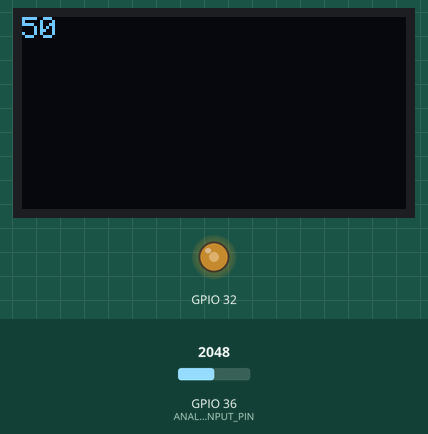
Bench run of a program on a simulated ESP32. Shown: 128×64 one-colour display, output pins drawn as LEDs (lit = HIGH). Inputs (shaded band) come from the test bench; at power-on: GPIO 36 (ANALOG_INPUT_PIN) = 2048 (analog values on the 0–4095 scale). What the program prints to the serial monitor is not drawn.

Above: at 1.2 s.
1.3 s: GPIO 36 (ANALOG_INPUT_PIN) set to 2866
At 2.5 s:
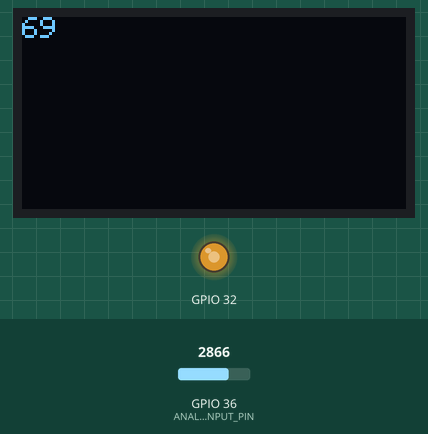
2.8 s: GPIO 36 (ANALOG_INPUT_PIN) set to 3603
At 4.0 s:
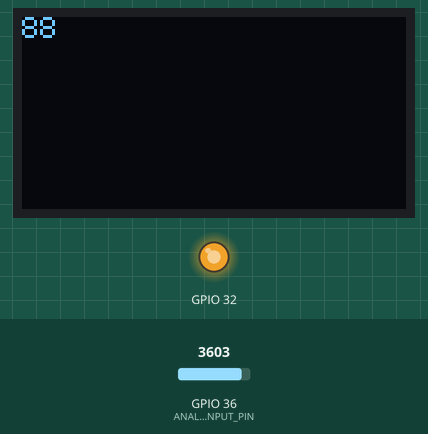
4.3 s: GPIO 36 (ANALOG_INPUT_PIN) set to 491
At 5.5 s:
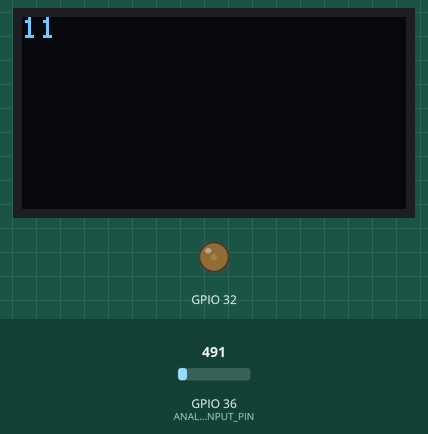
5.8 s: GPIO 36 (ANALOG_INPUT_PIN) set to 0
At 7.2 s:
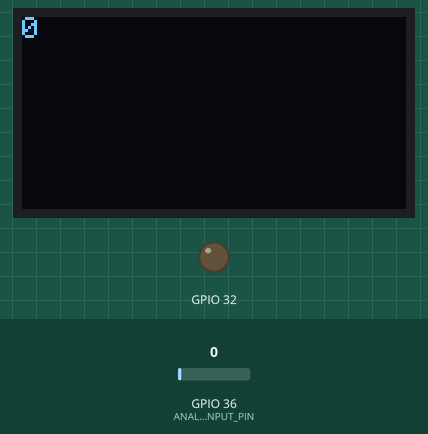
Timing chart, 0 to 8.3 s (numbered marks = the images above; inputs shaded):
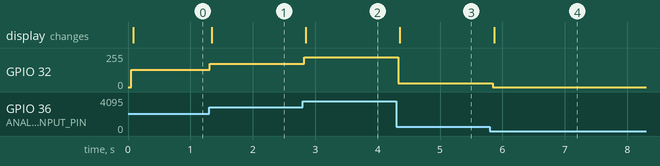

The program:

main.cpp
```cpp
#include <Arduino.h>
#include <Adafruit_GFX.h>
#include <Adafruit_SSD1306.h>

#define ANALOG_INPUT_PIN 36

Adafruit_SSD1306 oled(128, 64,&Wire, -1);


void setup() {
  Serial.begin(9600);
  pinMode( ANALOG_INPUT_PIN, ANALOG);
  analogReadResolution(6);
  ledcSetup(0,100,6);
  ledcAttachPin(32,0);
  if(!oled.begin(SSD1306_SWITCHCAPVCC, 0x3C)){
    Serial.println("OLED FAILED");
  }
  oled.clearDisplay();
  oled.setTextColor(SSD1306_WHITE);
  oled.write("Starting Up");
  oled.display();
}

void loop() {

  int8_t strength = analogRead(ANALOG_INPUT_PIN);

  Serial.println(strength, DEC);

  ledcWrite(0, strength);

  oled.clearDisplay();
  oled.setCursor(0,0);
  oled.print((strength*100)/63);
  oled.display();

  delay(100);
}
```

Measured:
- after the input at 1.3 s, GPIO 32: 128/255 → 175/255 at once; the display: changes at once (image 1)
- after the input at 2.8 s, GPIO 32: 175/255 → 223/255 at once; the display: changes after 0.05 s (image 2)
- after the input at 4.3 s, GPIO 32: 223/255 → 28/255 at once; the display: changes after 0.06 s (image 3)
- after the input at 5.8 s, GPIO 32: 28/255 → 0/255 at once; the display: changes after 0.07 s (image 4)
